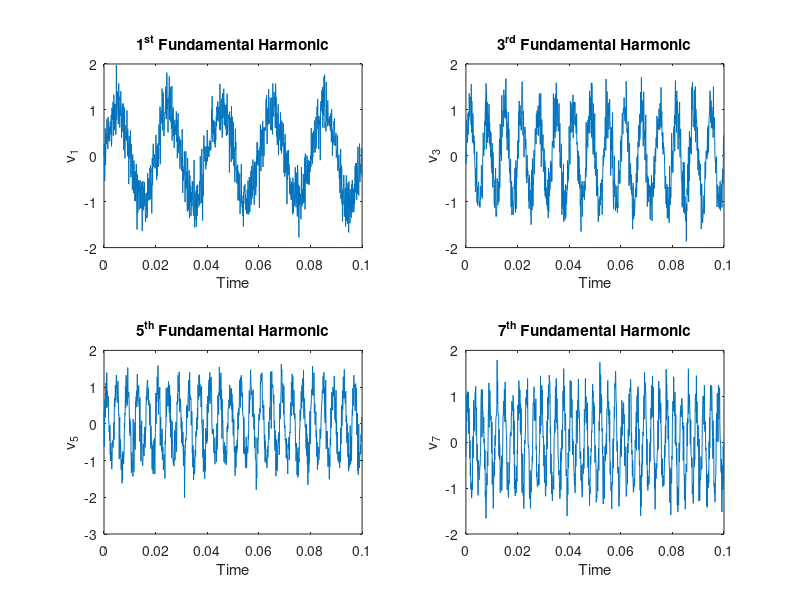

Write the MATLAB code that produced this figure. (Note: this script raises an error after producing the figure.)
% In FFT always try to take number of samples in the power of 2.
% Greater the samples greater will be the accuracy.

clc;
clear all;
close all;

fs = 10000; % Sampling Frequency
ts = 1/fs; % Sampled Time
t = 0:ts:0.1-ts; % Making intervals of the wave or sampling the wave.
L = length(t); % Number of Samples.
f = 50; % Fundamental Frequency = 50 Hz.
h1 = 1; % 1st Harmonic
h3 = 3; % 3rd Harmonic
h5 = 5; % 5th Harmonic
h7 = 7; % 7th Harmonic
h9 = 9; % 9th Harmonic
h11 = 11; % 11th Harmonic
h13 = 13; % 13th Harmonic
h15 = 15; % 15th Harmonic

v1 = 1*sin(2*pi*h1*f*t);
v1_n1 = awgn(v1, 10); % Adding AWGN in signal v1 with SNR of 10 or of suitable choice.

v3 = 1*sin(2*pi*h3*f*t);
v3_n3 = awgn(v3, 10); % Adding AWGN in signal v3 with SNR of 10 or of suitable choice.

v5 = 1*sin(2*pi*h5*f*t);
v5_n5 = awgn(v5, 10); % Adding AWGN in signal v5 with SNR of 10 or of suitable choice.

v7 = 1*sin(2*pi*h7*f*t);
v7_n7 = awgn(v7, 10); % Adding AWGN in signal v7 with SNR of 10 or of suitable choice.

v9 = 1*sin(2*pi*h9*f*t);
v9_n9 = awgn(v9, 10); % Adding AWGN in signal v9 with SNR of 10 or of suitable choice.

v11 = 1*sin(2*pi*h11*f*t);
v11_n11 = awgn(v11, 10); % Adding AWGN in signal v11 with SNR of 10 or of suitable choice.

v13 = 1*sin(2*pi*h13*f*t);
v13_n13 = awgn(v13, 10); % Adding AWGN in signal v13 with SNR of 10 or of suitable choice.

v15 = 1*sin(2*pi*h15*f*t);
v15_n15 = awgn(v15, 10); % Adding AWGN in signal v15 with SNR of 10 or of suitable choice.

v_sum_n = v1_n1 + v3_n3 + v5_n5 + v7_n7 + v9_n9 + v11_n11 + v13_n13 + v15_n15;

v_fft = fft(v_sum_n); % Taking Fast Fourier Transform of v_sum.
v_abs_with_random_amplitude = abs(v_fft); % Taking real values so that we can plot.
v_abs = 2*abs(v_fft)/L; % Correcting the Amplitude part so that graph can show correct amplitude of the harmonics also.
x_axis = (0:L-1)*fs/L;


% Plotting the Graphs of Waves.

figure (1)
subplot (2, 2, 1)
plot (t, v1_n1)
title('1^{st} Fundamental Harmonic')
xlabel('Time')
ylabel('v_1')

subplot (2, 2, 2)
plot (t, v3_n3)
title('3^{rd} Fundamental Harmonic')
xlabel('Time')
ylabel('v_3')

subplot (2, 2, 3)
plot (t, v5_n5)
title('5^{th} Fundamental Harmonic')
xlabel('Time')
ylabel('v_5')

subplot (2, 2, 4)
plot (t, v7_n7)
title('7^{th} Fundamental Harmonic')
xlabel('Time')
ylabel('v_7')

suptitle('1^{st}, 3^{rd}, 5^{th} and 7^{th} Harmonics') % We can use sgtitle also but it comes in the 2018th version of MATLAB.


figure (2)
subplot (2, 2, 1)
plot (t, v9_n9)
title('9^{th} Fundamental Harmonic')
xlabel('Time')
ylabel('v_9')

subplot (2, 2, 2)
plot (t, v11_n11)
title('11^{th} Fundamental Harmonic')
xlabel('Time')
ylabel('v_11')

subplot (2, 2, 3)
plot (t, v13_n13)
title('13^{th} Fundamental Harmonic')
xlabel('Time')
ylabel('v_13')

subplot (2, 2, 4)
plot (t, v15_n15)
title('15^{th} Fundamental Harmonic')
xlabel('Time')
ylabel('v_15')
ylabel('v_7')

suptitle('9^{th}, 11^{th}, 13^{th} and 15^{th} Harmonics')


figure (3)
plot (t, v_sum_n)
title('Overall sum of the wave containing 1st, 3rd, 5th, 7th, 9th, 11th, 13th and 15th Harmonics')
xlabel('Time')
ylabel('v_{sum}')

figure (4)
plot (x_axis, v_abs)
title('Fourier Transform of v_{sum}')
ylabel('v^{fft}_{sum}')